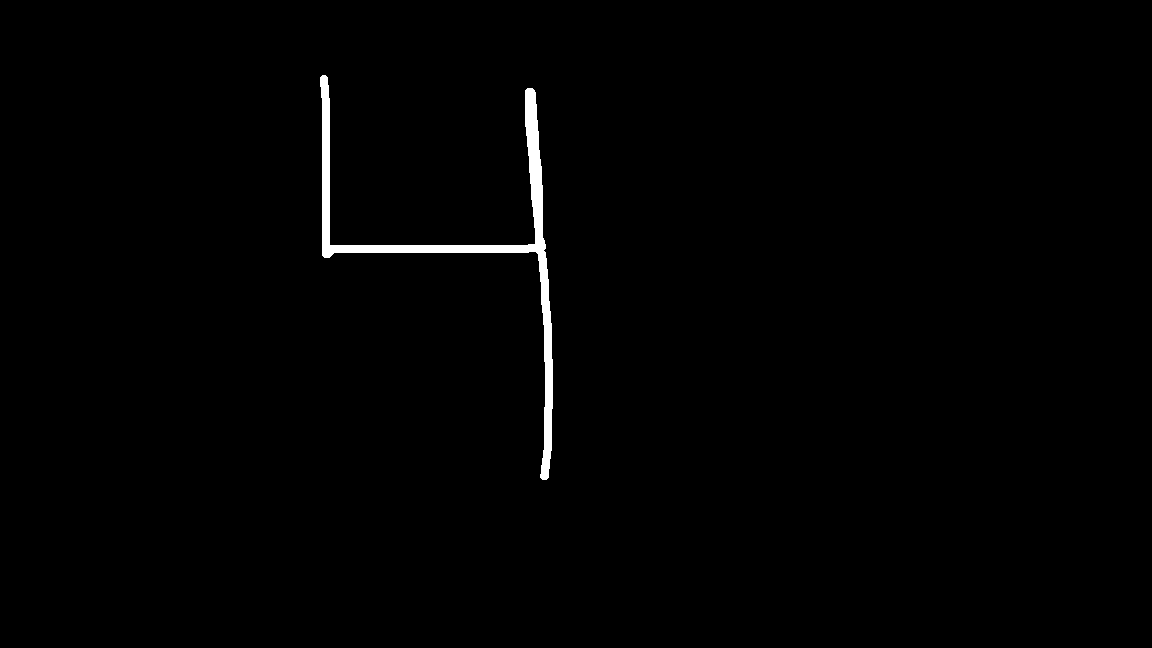
#> input picture test_images/4.png, 1152 x 648 px
$ python visualize_custom.py
#> lines starting #> are read from the running program, lines starting #| are printed output that depends on the picture; after the words box and inside, x2 and y2 are one past the last pixel; in counts of white or black regions, pixels touching at a corner belong together
#> the answer given: ../test_images/4.png

import os

from PIL import Image, ImageOps
import matplotlib.pyplot as plt
import numpy as np


# ============================================================
# CONFIGURATION
# ============================================================

MNIST_SIZE = 28
DIGIT_SIZE = 20


# ============================================================
# CALCULATE CENTER OF MASS
# ============================================================

def calculate_center_of_mass(image):
    """
    Calculate the weighted center of the digit.

    Returns:
        center_x, center_y
    """

    array = np.asarray(
        image,
        dtype=np.float32
    )

    # Total pixel intensity
    total_mass = array.sum()

    # If image is empty
    if total_mass == 0:

        return (
            image.width / 2,
            image.height / 2
        )

    # Coordinate grids
    y_indices, x_indices = np.indices(
        array.shape
    )

    # Weighted coordinates
    center_x = (
        (x_indices * array).sum()
        / total_mass
    )

    center_y = (
        (y_indices * array).sum()
        / total_mass
    )

    return (
        center_x,
        center_y
    )


# ============================================================
# SHIFT IMAGE
# ============================================================

def shift_image(
    image,
    shift_x,
    shift_y
):
    """
    Shift image by the specified amount.
    """

    return image.transform(
        image.size,
        Image.Transform.AFFINE,
        (
            1,
            0,
            -shift_x,
            0,
            1,
            -shift_y
        ),
        resample=Image.Resampling.BICUBIC
    )


# ============================================================
# PREPROCESS IMAGE
# ============================================================

def preprocess_image(
    image_path
):

#> called with image_path = '../test_images/4.png'
    if not os.path.exists(
        image_path
    ):

        raise FileNotFoundError(
            f"Image not found:\n"
            f"{image_path}"
        )

    # ========================================================
    # Load image
    # ========================================================

    image = Image.open(
        image_path
    )
#> image is the input picture: PIL image 1152x648 RGBA; mean R, G, B, A 2.3, 2.3, 2.3, 255

    print(
        f"Original image size: "
        f"{image.size}"
    )
#| Original image size: (1152, 648)

    # ========================================================
    # Grayscale
    # ========================================================

    image = image.convert(
        "L"
    )
#> image: PIL image 1152x648 L; 0.91% white; 1 white region, box (x1, y1, x2, y2) and area: (320, 75, 553, 480) 6791

    # ========================================================
    # Calculate average brightness
    # ========================================================

    pixel_data = list(
        image.getdata()
    )
#> pixel_data = 746496 items

    mean_pixel = (
        sum(pixel_data)
        / len(pixel_data)
    )
#> mean_pixel = 2.32

    print(
        f"Average pixel value: "
        f"{mean_pixel:.2f}"
    )
#| Average pixel value: 2.32

    # ========================================================
    # Invert if necessary
    # ========================================================

    if mean_pixel > 127:

        image = ImageOps.invert(
            image
        )

        print(
            "Image inverted."
        )

    # ========================================================
    # Threshold
    # ========================================================

    threshold = 40

    binary = image.point(
        lambda pixel:
        255 if pixel > threshold
        else 0
    )

    # ========================================================
    # Find bounding box
    # ========================================================

    bbox = binary.getbbox()
#> bbox = (320, 75, 553, 480)

    if bbox is None:

        raise ValueError(
            "Could not detect digit."
        )

    print(
        f"Bounding box: {bbox}"
    )
#| Bounding box: (320, 75, 553, 480)

    # ========================================================
    # Crop digit
    # ========================================================

    image = image.crop(
        bbox
    )
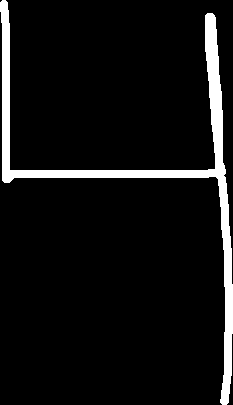
#> image: PIL image 233x405 L; 7.2% white; 1 white region, box (x1, y1, x2, y2) and area: (0, 0, 233, 405) 6791

    print(
        f"Cropped digit size: "
        f"{image.size}"
    )
#| Cropped digit size: (233, 405)

    # ========================================================
    # Add padding
    # ========================================================

    width, height = image.size
#> width = 233; height = 405

    padding = int(
        max(width, height)
        * 0.15
    )
#> padding = 60

    padded_width = (
        width + 2 * padding
    )
#> padded_width = 353

    padded_height = (
        height + 2 * padding
    )
#> padded_height = 525

    padded_image = Image.new(
        "L",
        (
            padded_width,
            padded_height
        ),
        0
    )
#> padded_image: PIL image 353x525 L; every value is 0

    padded_image.paste(
        image,
        (
            padding,
            padding
        )
    )
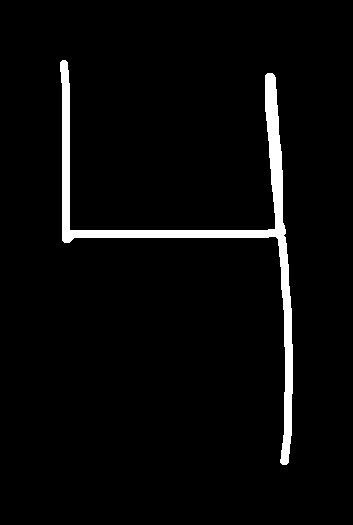
#> padded_image: PIL image 353x525 L; 3.7% white; 1 white region, box (x1, y1, x2, y2) and area: (60, 60, 293, 465) 6791

    image = padded_image

    # ========================================================
    # Calculate original center of mass
    # ========================================================

    center_x, center_y = (
        calculate_center_of_mass(
            image
        )
    )
#> in calculate_center_of_mass, `total_mass = array.sum()`: total_mass = 1731705
#> in calculate_center_of_mass, `center_x = ( (x_indices * array).sum() / total_mass )`: center_x = 207.8
#> in calculate_center_of_mass, `center_y = ( (y_indices * array).sum() / total_mass )`: center_y = 225.5
#> center_x = 207.8; center_y = 225.5

    print(
        f"Center of mass before resize: "
        f"({center_x:.2f}, {center_y:.2f})"
    )
#| Center of mass before resize: (207.78, 225.52)

    # ========================================================
    # Preserve aspect ratio
    # ========================================================

    width, height = image.size
#> width = 353; height = 525

    if width > height:

        new_width = DIGIT_SIZE

        new_height = max(
            1,
            int(
                height
                * DIGIT_SIZE
                / width
            )
        )

    else:

        new_height = DIGIT_SIZE

        new_width = max(
            1,
            int(
                width
                * DIGIT_SIZE
                / height
            )
        )
#> new_width = 13

    image = image.resize(
        (
            new_width,
            new_height
        ),
        Image.Resampling.LANCZOS
    )

    # ========================================================
    # Create 28 × 28 canvas
    # ========================================================

    canvas = Image.new(
        "L",
        (
            MNIST_SIZE,
            MNIST_SIZE
        ),
        0
    )
#> canvas: PIL image 28x28 L; every value is 0

    # ========================================================
    # Initial placement
    # ========================================================

    x = (
        MNIST_SIZE
        - new_width
    ) // 2
#> x = 7

    y = (
        MNIST_SIZE
        - new_height
    ) // 2

    canvas.paste(
        image,
        (
            x,
            y
        )
    )
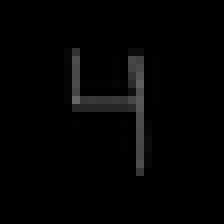
#> canvas: PIL image 28x28 L (shown 8 times larger); min 0, max 102, mean 3.6

    # ========================================================
    # Calculate center of mass
    # on the 28 × 28 image
    # ========================================================

    center_x, center_y = (
        calculate_center_of_mass(
            canvas
        )
    )
#> center_x = 14.22; center_y = 12.01

    print(
        f"Center of mass after resize: "
        f"({center_x:.2f}, {center_y:.2f})"
    )
#| Center of mass after resize: (14.22, 12.01)

    # ========================================================
    # Desired MNIST center
    # ========================================================

    target_x = (
        MNIST_SIZE - 1
    ) / 2

    target_y = (
        MNIST_SIZE - 1
    ) / 2

    # ========================================================
    # Calculate required shift
    # ========================================================

    shift_x = (
        target_x - center_x
    )
#> shift_x = -0.718

    shift_y = (
        target_y - center_y
    )
#> shift_y = 1.49

    print(
        f"Center-of-mass shift: "
        f"({shift_x:.2f}, {shift_y:.2f})"
    )
#| Center-of-mass shift: (-0.72, 1.49)

    # ========================================================
    # Shift image
    # ========================================================

    canvas = shift_image(
        canvas,
        shift_x,
        shift_y
    )
#> in shift_image, `return image.transform( image.size, Image.Transform.AFFINE, ( 1, 0, -s..`:
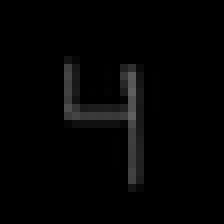
#> returned value: PIL image 28x28 L (shown 8 times larger); min 0, max 96, mean 3.9

    return canvas


# ============================================================
# MAIN
# ============================================================

def main():

    image_path = input(
        "Enter image path: "
    ).strip()

    processed = preprocess_image(
        image_path
    )

    # ========================================================
    # Save processed image
    # ========================================================

    os.makedirs(
        "results",
        exist_ok=True
    )

    output_path = (
        "results/"
        "processed_digit_centered.png"
    )

    processed.save(
        output_path
    )

    print()

    print(
        "Processed image saved to:"
    )

    print(
        output_path
    )

    # ========================================================
    # Display
    # ========================================================

    plt.figure(
        figsize=(5, 5)
    )

    plt.imshow(
        processed,
        cmap="gray"
    )

    plt.title(
        "Center-of-Mass Aligned Digit"
    )

    plt.axis(
        "off"
    )

    plt.show()


# ============================================================
# ENTRY POINT
# ============================================================

if __name__ == "__main__":

    main()

$ run again, on test_images/6.png
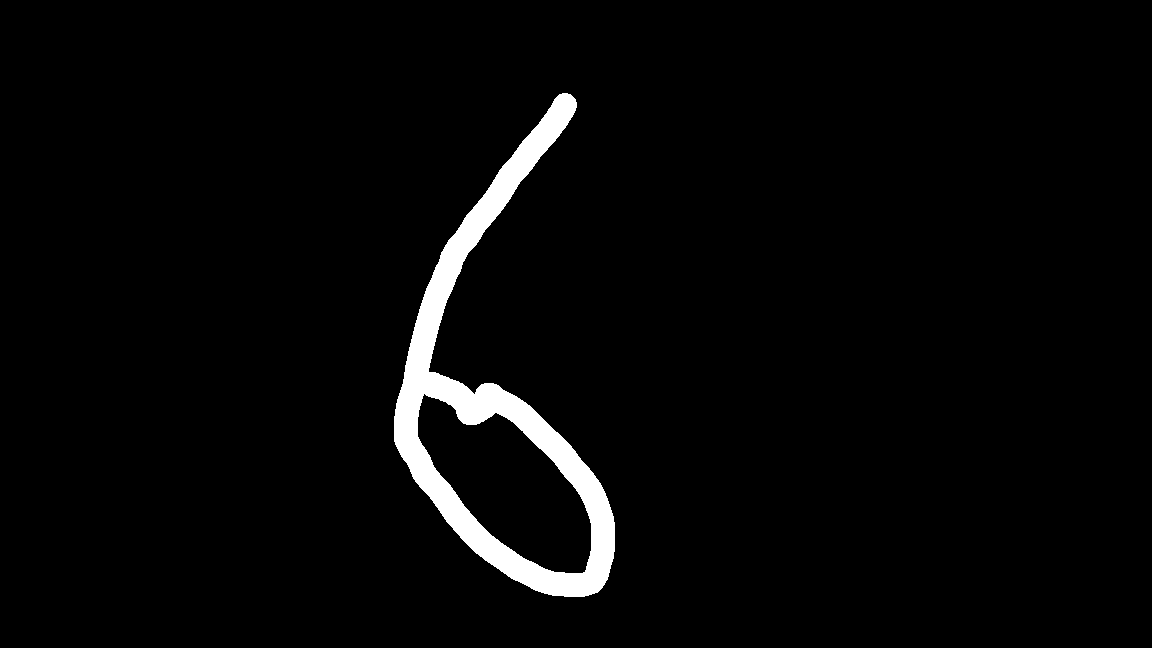
#> input picture test_images/6.png, 1152 x 648 px
#> in preprocess_image, image is the input picture: PIL image 1152x648 RGBA; mean R, G, B, A 7.9, 7.9, 7.9, 255
#| Original image size: (1152, 648)
#> pixel_data = 746496 items
#> mean_pixel = 7.87
#| Average pixel value: 7.87
#> bbox = (394, 93, 615, 597)
#| Bounding box: (394, 93, 615, 597)
#> in preprocess_image, `image = image.crop( bbox )`:
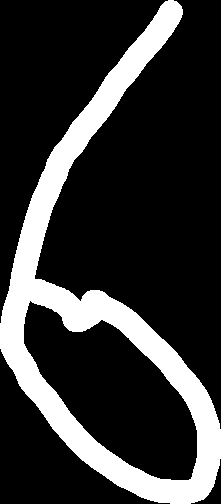
#> image: PIL image 221x504 L; 20.7% white; 1 white region, box (x1, y1, x2, y2) and area: (0, 0, 221, 504) 23038
#| Cropped digit size: (221, 504)
#> array: shape (654, 371) float32; 9.5% white; 1 white region, box (x1, y1, x2, y2) and area: (75, 75, 296, 579) 23038
#> total_mass = 5874690
#> in calculate_center_of_mass, `center_x = ( (x_indices * array).sum() / total_mass )`: center_x = 177.4
#> in calculate_center_of_mass, `center_y = ( (y_indices * array).sum() / total_mass )`: center_y = 378.1
#> in preprocess_image, `center_x, center_y = ( calculate_center_of_mass( image ) )`: center_x = 177.4; center_y = 378.1
#| Center of mass before resize: (177.37, 378.14)
#> array: shape (28, 28) float32
#> in preprocess_image, `center_x, center_y = ( calculate_center_of_mass( canvas ) )`: center_x = 12.78; center_y = 15.01
#| Center of mass after resize: (12.78, 15.01)
#> shift_x = 0.718
#> shift_y = -1.51
#| Center-of-mass shift: (0.72, -1.51)
#> in shift_image, `return image.transform( image.size, Image.Transform.AFFINE, ( 1, 0, -s..`:
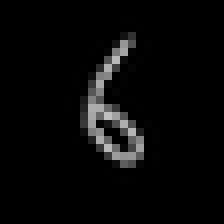
#> returned value: PIL image 28x28 L (shown 8 times larger); min 0, max 191, mean 8.4
